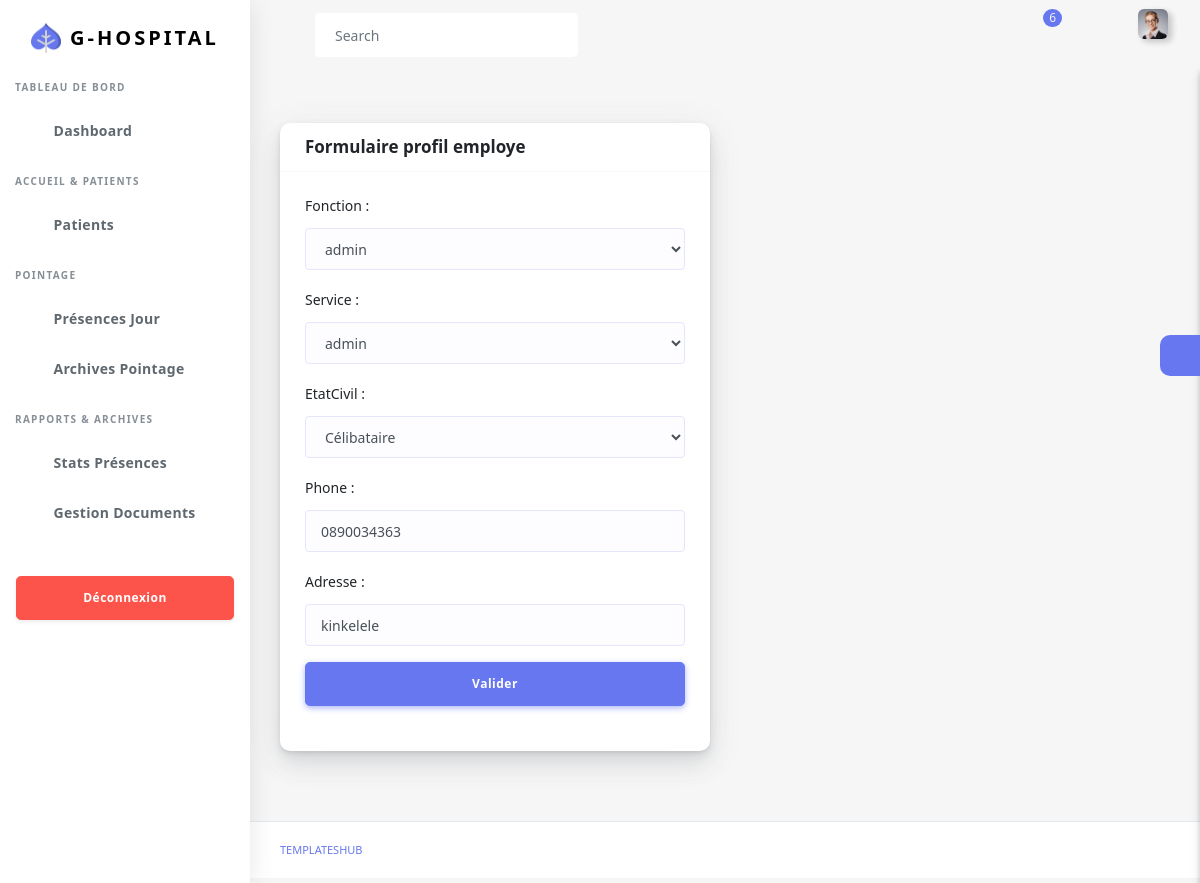
/employeProfil/1/ (signed in), run on the app's committed database.
### app/models.py (models this page shows, shortened)
class Fonction(models.Model):
    fonction = models.ForeignKey(TypeFonction, on_delete=models.SET_NULL, null=True)
    user_fonction = models.ForeignKey(User, on_delete=models.SET_NULL, null=True, related_name='profil_fonction')
    TYPE_STATUT = [('Actif','actif'), ('Bloque','bloque')]
    statut_fonction = models.CharField(max_length=10, choices=TYPE_STATUT, default='actif')
    service = models.ForeignKey(Service, on_delete=models.SET_NULL, null=True)
    adresse = models.CharField(max_length=80, null=True, blank=True)
    TYPE_ETAT = [('celibateur','Célibataire'), ('marie','Marié'), ('divorce','Divorcé')]
    etatCivil = models.CharField(max_length=30, null=True, choices=TYPE_ETAT)
    phone = models.CharField(max_length=20, null=True, blank=True)

### app/views.py (the view, shortened to what this page needs)
# urls.py: path('employeProfil/<int:user_id>/', views.employeProfil , name= 'employeProfil') ,
@login_required()
def employeProfil(request,user_id):
    empl = get_object_or_404(User, id=user_id)
    profil, created = Fonction.objects.get_or_create(user_fonction=empl)
    msg = None
    form = ProfilAddForm(instance= profil)
    myUser = Fonction.objects.filter(user_fonction = request.user).first()
    fonction = myUser.fonction.type_fonction if myUser else None
    return render(request , 'back/employeProfil.html',{'fonction': fonction, 'form':form,'empl': empl})

### app/forms.py
class ProfilAddForm(forms.ModelForm):
    class Meta:
        model = Fonction
        fields = ['fonction', 'service', 'etatCivil', 'phone', 'adresse']
        widgets = {
            'fonction': forms.Select(attrs={'class':'form-control'}),
            'service' : forms.Select(attrs={'class':'form-control'}),
            'etatCivil' : forms.Select(attrs={'class':'form-control'}),
            'phone'     : forms.TextInput(attrs={'class':'form-control'}), # Changé en TextInput pour la flexibilité
            'adresse'   : forms.TextInput(attrs={'class':'form-control'}),
        }

### app/models.py (called while the page is built)
    def __str__(self):
        return self.type_fonction

    def __str__(self):
        return self.nom

### app/templates/back/employeProfil.html (shortened to what this page needs)
<!DOCTYPE html>
<html lang="en">
  {% load static %}
<head>
  <link rel="stylesheet" href="{% static 'back/assets/css/app.min.css'%}">
  <link rel="stylesheet" href="{% static 'back/assets/bundles/bootstrap-daterangepicker/daterangepicker.css'%}">
  <link rel="stylesheet" href="{% static 'back/assets/bundles/bootstrap-colorpicker/dist/css/bootstrap-colorpicker.min.css'%}">
  <link rel="stylesheet" href="{% static 'back/assets/bundles/select2/dist/css/select2.min.css'%}">
  <link rel="stylesheet" href="{% static 'back/assets/bundles/jquery-selectric/selectric.css'%}">
  <link rel="stylesheet" href="{% static 'back/assets/bundles/bootstrap-timepicker/css/bootstrap-timepicker.min.css'%}">
  <link rel="stylesheet" href="{% static 'back/assets/bundles/bootstrap-tagsinput/dist/bootstrap-tagsinput.css'%}">
  <link rel="stylesheet" href="{% static 'back/assets/css/style.css'%}">
  <link rel="stylesheet" href="{% static 'back/assets/css/components.css'%}">
  <link rel="stylesheet" href="{% static 'back/assets/css/custom.css'%}">
</head>
<body>
  <div id="app">
    <div class="main-wrapper main-wrapper-1">
      <div class="navbar-bg"></div>
      {% include "back/query/nav.html" %}
      {% include "back/query/sidebar.html" %}
      <div class="main-content">
        <section class="section">
          <div class="section-body">
            <div class="row">
              <div class="col-12 col-md-6 col-lg-6">
                <div class="card">
                  <div class="card-header">
                    <h4>Formulaire profil employe</h4>
                  </div>
                  <div class="card-body">
                <form method="POST"  class="needs-validation" novalidate="">
                  {{form.as_p}}
                  <div class="form-group">
                    <button type="submit" class="btn btn-primary btn-lg btn-block" tabindex="4">
                      Valider
                    </button>
                  </div>
                </form>
              </div>
                  </div>
                </div>
              </div>
            </div>
          </div>
        <div class="settingSidebar">
          <a href="javascript:void(0)" class="settingPanelToggle"> <i class="fa fa-spin fa-cog"></i>
          </a>
        </div>
      </div>
      <footer class="main-footer">
        <div class="footer-left">
          <a href="templateshub.net">Templateshub</a></a>
        </div>
      </footer>
    </div>
</body>
</html>

### data on the page
Fonction: fonction "admin", service "admin", etatCivil "Célibataire", phone "0890034363", adresse "kinkelele"
